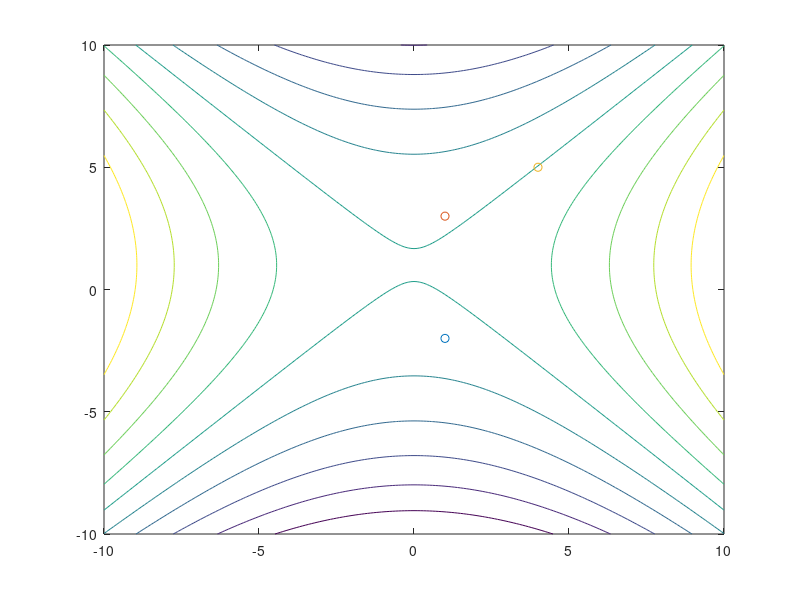

Source code (MATLAB): (Note: this script raises an error after producing the figure.)
f = @(x1,x2) x1.^2 - x2.*(x2-2);

x = -10:0.1:10;
y = x;

[xx,yy] = meshgrid(x,y);
contour(xx,yy,f(xx,yy));

N = 6;

B = [1;3];
S = [4;5];
W = [1;-2];

for i = 1:N

    V = [B,S,W];
    id = [1,2,3];

    fb = f(B(1),B(2));
    fs = f(S(1),S(2));
    fr = f(W(1),W(2));
    F = [fb,fs,fr];

    % Orders the vertices based on values of f

    T = [id;F];
    [temp, order] = sort(T(2,:));
    T = T(:,order);

    B = V(:,T(1,1));    fb = T(2,1);
    S = V(:,T(1,2));    fs = T(2,2);
    W = V(:,T(1,3));    fw = T(2,3);

    hold on
    plot(B(1),B(2),'o')
    plot(S(1),S(2),'o')
    plot(W(1),W(2),'o')

    plot(polyshape([B,S,V]'))

    M = 0.5*(B + S);    
    R = M + M - W;      fr = f(R(1),R(2));

    if fr < fb
        E = M + 2*(M - W);
        fe = f(E(1),E(2));
        if fe < fb
            W = E;
        else 
            W = R;
        end
        if fb < fr && fr < fs
            W = R;
        elseif fs < fr && fr < fw
            C = M + 0.5*(M - W);
            fc = f(C(1),C(2));
            if fc <= fr
                W = C;
            else
                S = (S + B)/2;
                W = (W + B)/2;
            end
        end
        if fr >= fw
            C = M - 0.5*(M - W);
            fc = f(C(1),C(2));
            if fc <= fw
                W = C;
            else
                S = (S + B)/2;
                W = (W + B)/2;
            end
        end
    end
end
hold off